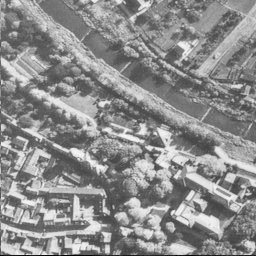
#> input picture aerial.tiff, 256 x 256 px
$ python '1.1 Filtering in the frequencies plane.py'
#> lines starting #> are read from the running program, lines starting #| are printed output that depends on the picture; after the words box and inside, x2 and y2 are one past the last pixel; in counts of white or black regions, pixels touching at a corner belong together
import matplotlib.pyplot as plt
import numpy as np
from PIL import Image

import cmath
import cv2

img = np.asarray(Image.open('aerial.tiff'))
#> img is the input picture: shape (256, 256); min 1, max 248, mean 140.5
print(repr(img))
#> (printed output is left out)
f, imgplot = plt.subplots(3,5)

imgplot[0][0].imshow(img, cmap='gray')

#ex1.1.1
fimage = np.fft.fftshift(np.fft.fft2(img))
# print(repr(fimage))
imgplot[0][1].imshow(abs(fimage), cmap='gray')
imgplot[0][2].imshow(np.log(abs(fimage)), cmap='gray')

#ex1.1.3
# sigma = 2 # standard deviation of Gaussian
# ksize = len(fimage) # kernel size
# gaussian = cv2.getGaussianKernel(ksize, sigma) # create a normalized 1D kernel
# gaussian = gaussian.dot(gaussian.T) # create a 2D kernel by outer product

# # gaussian = np.fft.fftshift(gaussian)

# imgplot[1][0].imshow(gaussian, cmap='gray')

# lpfimage =  fimage * gaussian

# # print(repr([lpfimage[0]]))
# imgplot[1][1].imshow(abs(np.array(np.log(lpfimage))), cmap='gray')
# print(lpfimage)
# print(np.exp(lpfimage))
# print(fimage)

#Ideal low pass
radius = 40
mask = np.zeros_like(img)
cy = mask.shape[0] // 2
#> cy = 128
cx = mask.shape[1] // 2
#> cx = 128
cv2.circle(mask, (cx,cy), radius, (255,255,255), -1)[0]
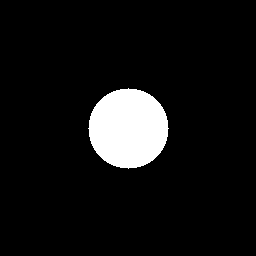
#> mask: shape (256, 256); 7.7% white; 1 white region, box (x1, y1, x2, y2) and area: (88, 88, 169, 169) 5025
lpfimage = np.multiply(fimage,mask) / 255
imgplot[1][0].imshow(mask, cmap='gray')

lpfshiftedmask = np.fft.fftshift(mask) # shift back the filtered image
lpmask = np.fft.fftshift(np.fft.ifft2(lpfshiftedmask)) # inverse Fourier transform
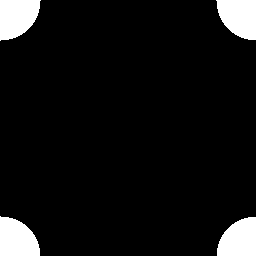
#> lpfshiftedmask: shape (256, 256); 7.7% white; 4 white regions, box (x1, y1, x2, y2) and area: (0, 0, 41, 41) 1297, (216, 0, 256, 40) 1256, (0, 216, 40, 256) 1256, (217, 217, 256, 256) 1216
imgplot[1][1].imshow(np.log(lpmask.astype(np.uint8)+10), cmap='gray') # convert to uint8 and display
imgplot[1][2].plot(lpmask[len(lpmask)//2])

imgplot[1][3].imshow(abs(np.array(np.log(lpfimage + 1))), cmap='gray')


lpfshiftedimage = np.fft.ifftshift(lpfimage) # shift back the filtered image
lpimage = np.fft.ifft2(lpfshiftedimage) # inverse Fourier transform
imgplot[1][4].imshow(lpimage.clip(0,255).astype(np.uint8), cmap='gray') # convert to uint8 and display

#Ideal high pass
radius = 15
maskhp = np.full_like(img,255)
cy = maskhp.shape[0] // 2
cx = maskhp.shape[1] // 2
cv2.circle(maskhp, (cx,cy), radius, (0,0,0), -1)[0]
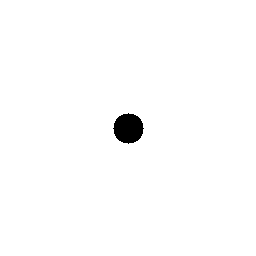
#> maskhp: shape (256, 256); 98.9% white; 1 black region, box (x1, y1, x2, y2) and area: (113, 113, 144, 144) 709
lpfimage = np.multiply(fimage,maskhp) / 255
imgplot[2][0].imshow(maskhp, cmap='gray')

hpfshiftedmask = np.fft.ifftshift(maskhp) # shift back the filtered image
hpmask = np.fft.fftshift(np.fft.ifft2(hpfshiftedmask)) # inverse Fourier transform
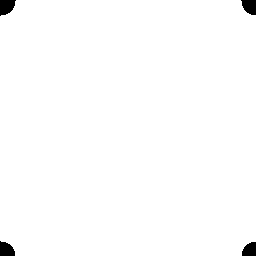
#> hpfshiftedmask: shape (256, 256); 98.9% white; 4 black regions, box (x1, y1, x2, y2) and area: (0, 0, 16, 16) 193, (241, 0, 256, 15) 177, (0, 241, 15, 256) 177, (242, 242, 256, 256) 162
imgplot[2][1].imshow(np.log(hpmask.astype(np.uint8)+2).clip(0,255), cmap='gray') # convert to uint8 and display

imgplot[2][2].plot(hpmask[len(hpmask)//2][len(hpmask[0])//3:2*len(hpmask[0])//3])

imgplot[2][3].imshow(abs(np.log(lpfimage + 1)), cmap='gray')

lpfshiftedimage = np.fft.ifftshift(lpfimage) # shift back the filtered image
lpimage = np.fft.ifft2(lpfshiftedimage) # inverse Fourier transform
imgplot[2][4].imshow(lpimage.clip(0,255).astype(np.uint8), cmap='gray') # convert to uint8 and display

plt.show()
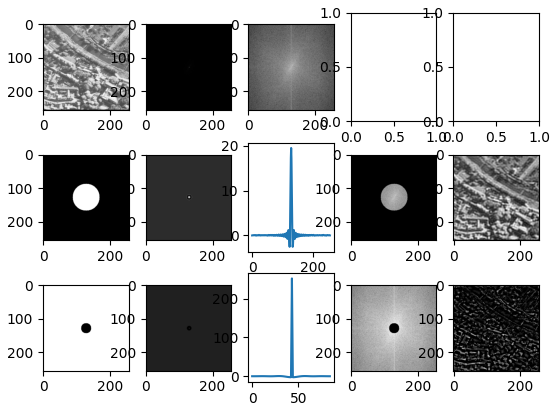
#> figure drawn by matplotlib, 13 panels; panel 6: curve peaks at x = 128, y = 19.55; panel 11: curve peaks at x = 43, y = 252.2

$ run again, with clock.jpg saved as aerial.tiff
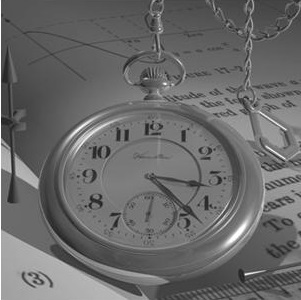
#> input picture clock.jpg, 301 x 300 px
#> img is the input picture: shape (300, 301, 3); min 27, max 255, mean 105.7
#> (printed output is left out)
#> `cv2.circle(mask, (cx,cy), radius, (255,255,255), -1)[0]`:
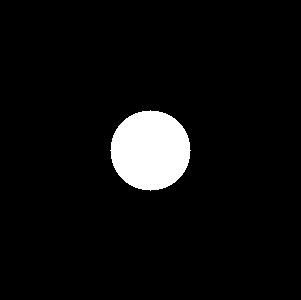
#> mask: shape (300, 301, 3); 5.6% white; 1 white region, box (x1, y1, x2, y2) and area: (110, 110, 191, 191) 5025
#> `lpmask = np.fft.fftshift(np.fft.ifft2(lpfshiftedmask))`:
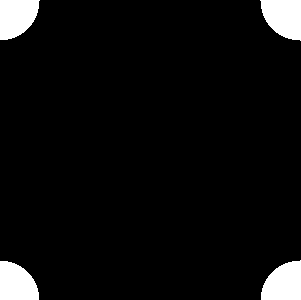
#> lpfshiftedmask: shape (300, 301, 3); 5.6% white; 4 white regions, box (x1, y1, x2, y2) and area: (260, 0, 301, 41) 1297, (0, 0, 40, 40) 1256, (261, 260, 301, 300) 1256, (0, 261, 39, 300) 1216
#> maskhp: shape (300, 301, 3); 99.2% white; 1 black region, box (x1, y1, x2, y2) and area: (135, 135, 166, 166) 709
#> hpfshiftedmask: shape (300, 301, 3); 99.2% white; 4 black regions, box (x1, y1, x2, y2) and area: (0, 0, 16, 16) 193, (286, 0, 301, 15) 177, (0, 285, 15, 300) 177, (287, 286, 301, 300) 162
